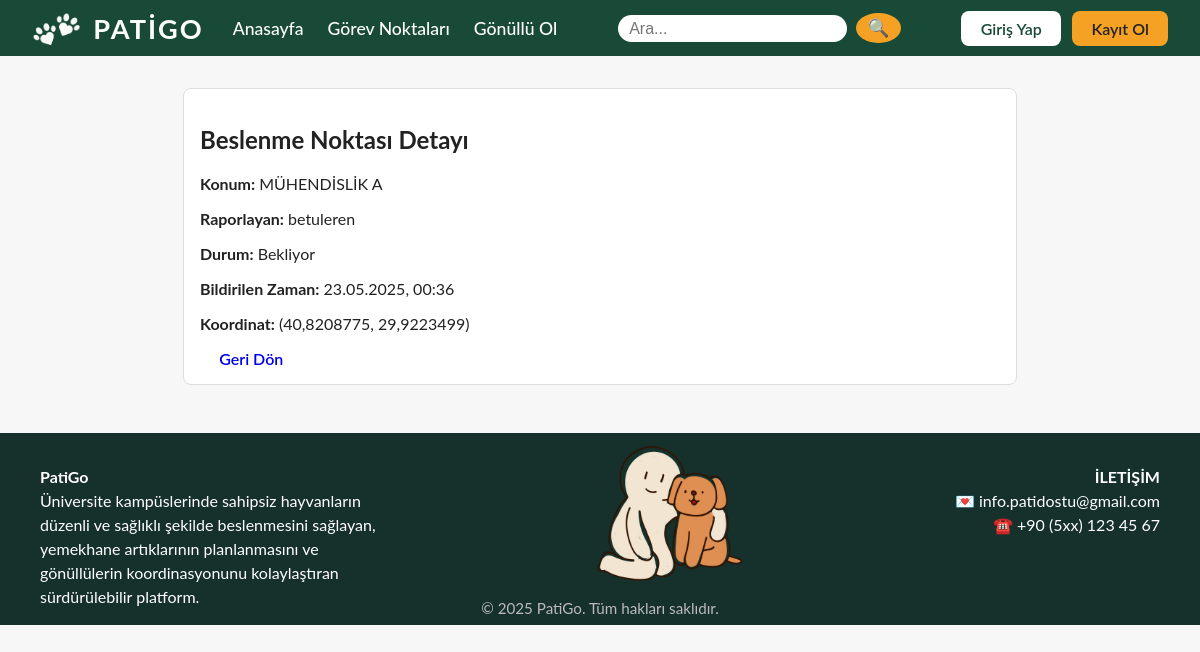
Page /food/11/ on the earlier database version.
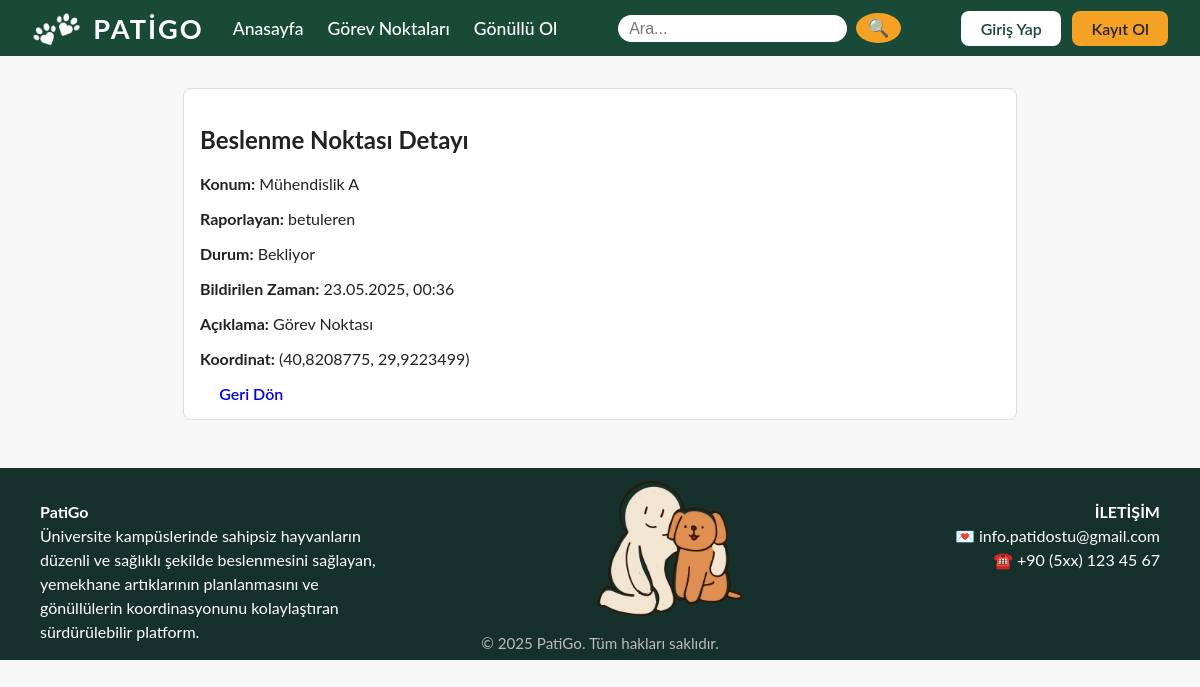
Same page on the later database version.
### main/models.py (models this page shows, shortened)
class FoodSource(models.Model):
    STATUS_CHOICES = (
        ('bekliyor', 'Bekliyor'),
        ('teslim', 'Teslim Alındı'),
    )
    location = models.CharField(max_length=200)
    amount = models.CharField(max_length=50, blank=True, null=True)
    description = models.TextField(blank=True)
    photo = models.ImageField(upload_to='food_photos/', blank=True, null=True)
    reported_by = models.ForeignKey(User, on_delete=models.SET_NULL, null=True)
    status = models.CharField(max_length=20, choices=STATUS_CHOICES, default='bekliyor')
    reported_at = models.DateTimeField(auto_now_add=True)
    latitude = models.FloatField(null=True, blank=True)
    longitude = models.FloatField(null=True, blank=True)

### main/views.py (the view)
# urls.py: path('food/<int:pk>/', views.food_detail, name='food_detail'),
def food_detail(request, pk):
    food = get_object_or_404(FoodSource, pk=pk)
    return render(request, 'food_detail.html', {'food': food})

### main/templates/food_detail.html (shortened to what this page needs)
{% extends 'base.html' %}
{% load static %}
{% block content %}
<div class="food-detail-container">
    <h2>Beslenme Noktası Detayı</h2>
    <p><b>Konum:</b> {{ food.location }}</p>
    <p><b>Raporlayan:</b> {{ food.reported_by.username }}</p>
    <p><b>Durum:</b> {{ food.get_status_display }}</p>
    <p><b>Bildirilen Zaman:</b> {{ food.reported_at|date:'d.m.Y, H:i' }}</p>
    {% if food.description %}
        <p><b>Açıklama:</b> {{ food.description }}</p>
    {% endif %}
    <p><b>Koordinat:</b> ({{ food.latitude }}, {{ food.longitude }})</p>
    <a href="{% url 'gorev_noktalari' %}" class="btn btn-primary food-detail-btn">Geri Dön</a>
</div>
{% endblock %}

Differences in the rows shown:
changed FoodSource "Bekliyor": location "MÜHENDİSLİK A" → "Mühendislik A"; description (not shown) → "Görev Noktası"
Other differences:
text now shown: "Açıklama:"
